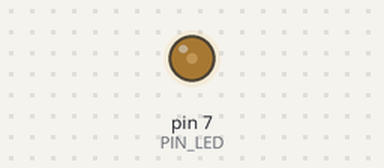
Recording of a sketch running on a simulated Arduino Uno, built with avr-gcc and run on an emulated ATmega328P. On the bench: output pins drawn as LEDs (lit = HIGH).

Above: at 37.1 s.
Timing chart, 0 to 40.0 s (numbered marks = the images above):
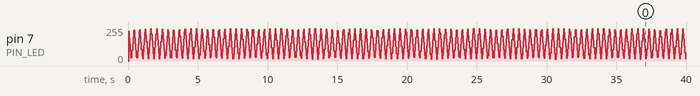

The sketch:

06_example_extra2.ino
```cpp
#define PIN_LED 7
int brightness = 1;
int fadeAmount = 1;

void setup() {
  pinMode(PIN_LED, OUTPUT);
}


void set_duty(int duty){
  while (true) {
    digitalWrite(PIN_LED, 0);
    delayMicroseconds(duty*20);
    digitalWrite(PIN_LED, 1);
    delayMicroseconds(2000-duty*20);
    return;
  }
}

void set_period(int period){
  set_duty(brightness);
  brightness = brightness + fadeAmount;
  if (brightness <= 0 || brightness >= 100) {
    fadeAmount = -fadeAmount;
  }
  delayMicroseconds(period/200);
  return;
}

void loop() {
  set_period(100);
}
```
